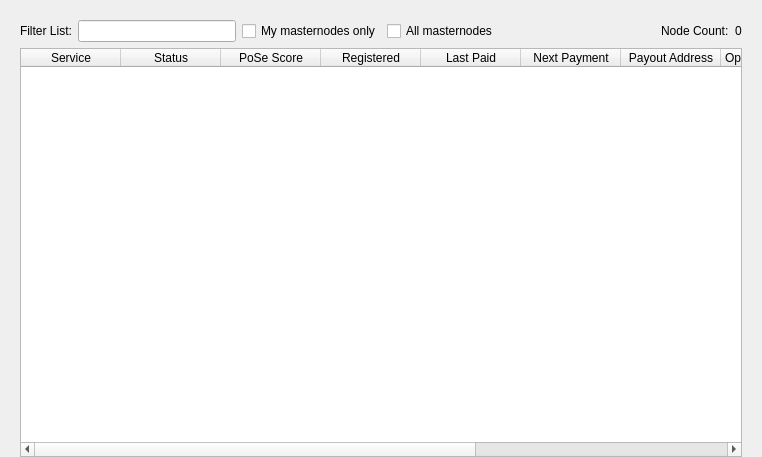
<?xml version="1.0" encoding="UTF-8"?>
<ui version="4.0">
 <class>MasternodeList</class>
 <widget class="QWidget" name="MasternodeList">
  <property name="geometry">
   <rect>
    <x>0</x>
    <y>0</y>
    <width>762</width>
    <height>457</height>
   </rect>
  </property>
  <property name="windowTitle">
   <string>Form</string>
  </property>
  <layout class="QVBoxLayout" name="topLayout">
   <property name="leftMargin">
    <number>20</number>
   </property>
   <property name="topMargin">
    <number>0</number>
   </property>
   <property name="rightMargin">
    <number>20</number>
   </property>
   <property name="bottomMargin">
    <number>0</number>
   </property>
   <item>
    <layout class="QVBoxLayout" name="verticalLayout">
     <property name="bottomMargin">
      <number>0</number>
     </property>
     <item>
      <spacer name="horizontalSpacer0">
       <property name="orientation">
        <enum>Qt::Horizontal</enum>
       </property>
       <property name="sizeHint" stdset="0">
        <size>
         <width>40</width>
         <height>20</height>
        </size>
       </property>
      </spacer>
     </item>
     <item>
      <layout class="QGridLayout" name="gridLayout_3">
       <item row="0" column="0">
        <layout class="QHBoxLayout" name="horizontalLayout_4">
         <property name="bottomMargin">
          <number>0</number>
         </property>
         <item>
          <widget class="QLabel" name="label_filter_2">
           <property name="text">
            <string>Filter List:</string>
           </property>
          </widget>
         </item>
         <item>
          <widget class="QLineEdit" name="filterLineEditDIP3">
           <property name="toolTip">
            <string>Filter masternode list</string>
           </property>
          </widget>
         </item>
         <item>
          <widget class="QCheckBox" name="checkBoxMyMasternodesOnly">
           <property name="toolTip">
            <string>Show only masternodes this wallet has keys for.</string>
           </property>
           <property name="text">
            <string>My masternodes only</string>
           </property>
          </widget>
         </item>
         <item>
          <widget class="QCheckBox" name="checkBoxAllMasternodes">
           <property name="toolTip">
            <string>Show all masternodes without filter.</string>
           </property>
           <property name="text">
            <string>All masternodes</string>
           </property>
          </widget>
         </item>
         <item>
          <spacer name="horizontalSpacer_4">
           <property name="orientation">
            <enum>Qt::Horizontal</enum>
           </property>
           <property name="sizeHint" stdset="0">
            <size>
             <width>10</width>
             <height>20</height>
            </size>
           </property>
          </spacer>
         </item>
         <item>
          <widget class="QLabel" name="label_count_2">
           <property name="text">
            <string>Node Count:</string>
           </property>
          </widget>
         </item>
         <item>
          <widget class="QLabel" name="countLabelDIP3">
           <property name="text">
            <string notr="true">0</string>
           </property>
          </widget>
         </item>
        </layout>
       </item>
       <item row="1" column="0">
        <widget class="QTableWidget" name="tableWidgetMasternodesDIP3">
         <property name="editTriggers">
          <set>QAbstractItemView::NoEditTriggers</set>
         </property>
         <property name="alternatingRowColors">
          <bool>true</bool>
         </property>
         <property name="selectionMode">
          <enum>QAbstractItemView::SingleSelection</enum>
         </property>
         <property name="selectionBehavior">
          <enum>QAbstractItemView::SelectRows</enum>
         </property>
         <property name="sortingEnabled">
          <bool>true</bool>
         </property>
         <attribute name="horizontalHeaderStretchLastSection">
          <bool>true</bool>
         </attribute>
         <column>
          <property name="text">
           <string>Service</string>
          </property>
         </column>
         <column>
          <property name="text">
           <string>Status</string>
          </property>
         </column>
         <column>
          <property name="text">
           <string>PoSe Score</string>
          </property>
         </column>
         <column>
          <property name="text">
           <string>Registered</string>
          </property>
         </column>
         <column>
          <property name="text">
           <string>Last Paid</string>
          </property>
         </column>
         <column>
          <property name="text">
           <string>Next Payment</string>
          </property>
         </column>
         <column>
          <property name="text">
           <string>Payout Address</string>
          </property>
         </column>
         <column>
          <property name="text">
           <string>Operator Reward</string>
          </property>
         </column>
         <column>
          <property name="text">
           <string>Collateral Address</string>
          </property>
         </column>
         <column>
          <property name="text">
           <string>Owner Address</string>
          </property>
         </column>
         <column>
          <property name="text">
           <string>Voting Address</string>
          </property>
         </column>
        </widget>
       </item>
      </layout>
     </item>
    </layout>
   </item>
  </layout>
 </widget>
 <resources/>
 <connections/>
</ui>
